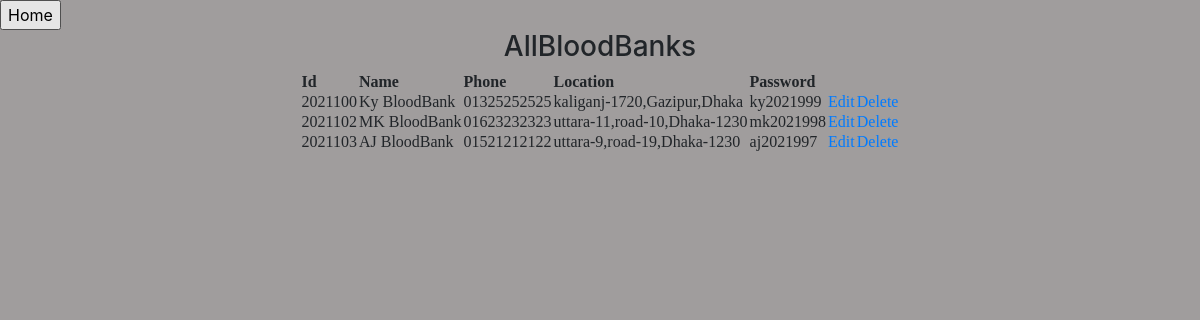
/Bloodbank/allBloodBank.php, run on the app's committed database.
### tables this page shows
CREATE TABLE `bloodbank` (
  `id` int(11) NOT NULL,
  `name` varchar(30) NOT NULL,
  `phone` varchar(15) NOT NULL,
  `location` varchar(50) NOT NULL,
  `password` varchar(10) NOT NULL
);

### Bloodbank/controllers/bloodbankcon.php (called while the page is built, shortened)
<?php
    require_once 'models/db_config.php';
	$id="";
	function getBloodBanks($id) {
		$query = "select * from bloodbank ";
		$rs = get($query);
		return $rs;
	}
	 ?>

### Bloodbank/models/db_config.php (called while the page is built, shortened)
<?php
	$db_server="localhost";
	$db_uname="root";
	$db_pass="";
	$db_name="my2p";
    function get($query) {
        global $db_server,$db_uname,$db_pass,$db_name ;
        $conn = mysqli_connect($db_server,$db_uname,$db_pass,$db_name);
        $data = array();
        if($conn) {
            $result = mysqli_query($conn,$query);
            while ($row = mysqli_fetch_assoc($result)) {
                $data [] = $row;
            }
        }
        return $data;
    }
?>

### Bloodbank/allBloodBank.php (the view, shortened to what this page needs)
<?php
      require_once 'controllers/bloodbankcon.php';
      $bloodbanks = getBloodBanks($id);
?>
<html>
    <head>
    <link rel="stylesheet" href="https://maxcdn.bootstrapcdn.com/bootstrap/4.0.0/css/bootstrap.min.css">
    <link rel="stylesheet" href="uedit.css">
    </head>
    <body >
    <a href="/Project_2021/BloodBank_dashboard.php">  <input type="button" name="BloodBank" value="Home"> </a>
        <fieldset>
		    <h3 align="middle">AllBloodBanks</h3>
            <p align="middle">
			<table >
               <th>Id</th>
			   <th>Name</th>
			   <th>Phone</th>
			   <th>Location</th>
			   <th>Password</th>
                <?php
                foreach($bloodbanks as $b){
                    echo "<tr>";
                        echo "<td>".$b["id"]."</td>";
                        echo "<td>".$b["name"]."</td>";
						echo "<td>".$b["phone"]."</td>";
						echo "<td>".$b["location"]."</td>";
						echo "<td>".$b["password"]."</td>";
						echo '<td><a href="editBloodBank.php?id='.$b["id"].'">Edit</a></td>';
                        echo '<td><a href="deleteBloodBank.php?id='.$b["id"].'">Delete</a></td>';
                    echo "</tr>";
                }
                ?>
            </table>
			</p>
        </fieldset>
    </body>
</html>

### Bloodbank/uedit.css (style rules this page uses)
body { background-color: a09d9d; }
p { font-family: verdana; font-size: 20px; }

### data on the page
bloodbank: id "2021100", name "Ky BloodBank", phone "01325252525", location "kaliganj-1720,Gazipur,Dhaka", password "ky2021999"
bloodbank: id "2021102", name "MK BloodBank", phone "01623232323", location "uttara-11,road-10,Dhaka-1230", password "mk2021998"
bloodbank: id "2021103", name "AJ BloodBank", phone "01521212122", location "uttara-9,road-19,Dhaka-1230", password "aj2021997"
